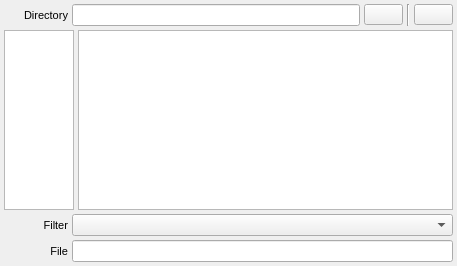
<?xml version="1.0" encoding="UTF-8"?>
<ui version="4.0">
 <class>FileSelectorWidget</class>
 <widget class="QWidget" name="FileSelectorWidget">
  <property name="geometry">
   <rect>
    <x>0</x>
    <y>0</y>
    <width>457</width>
    <height>266</height>
   </rect>
  </property>
  <property name="font">
   <font>
    <pointsize>8</pointsize>
   </font>
  </property>
  <property name="windowTitle">
   <string>Form</string>
  </property>
  <layout class="QVBoxLayout" name="verticalLayout">
   <property name="spacing">
    <number>4</number>
   </property>
   <property name="leftMargin">
    <number>4</number>
   </property>
   <property name="topMargin">
    <number>4</number>
   </property>
   <property name="rightMargin">
    <number>4</number>
   </property>
   <property name="bottomMargin">
    <number>4</number>
   </property>
   <item>
    <layout class="QHBoxLayout" name="horizontalLayout_2">
     <property name="spacing">
      <number>4</number>
     </property>
     <item>
      <widget class="QLabel" name="DirectoryLabel">
       <property name="sizePolicy">
        <sizepolicy hsizetype="Minimum" vsizetype="Preferred">
         <horstretch>0</horstretch>
         <verstretch>0</verstretch>
        </sizepolicy>
       </property>
       <property name="minimumSize">
        <size>
         <width>64</width>
         <height>0</height>
        </size>
       </property>
       <property name="text">
        <string>Directory</string>
       </property>
       <property name="alignment">
        <set>Qt::AlignRight|Qt::AlignTrailing|Qt::AlignVCenter</set>
       </property>
      </widget>
     </item>
     <item>
      <widget class="QLineEdit" name="DirectoryEdit">
       <property name="sizePolicy">
        <sizepolicy hsizetype="Expanding" vsizetype="Fixed">
         <horstretch>0</horstretch>
         <verstretch>0</verstretch>
        </sizepolicy>
       </property>
      </widget>
     </item>
     <item>
      <widget class="QPushButton" name="DirectoryUpButton">
       <property name="text">
        <string/>
       </property>
       <property name="icon">
        <iconset resource="icons.qrc">
         <normaloff>:/arrows/icons/arrow_up.svg</normaloff>:/arrows/icons/arrow_up.svg</iconset>
       </property>
       <property name="iconSize">
        <size>
         <width>16</width>
         <height>16</height>
        </size>
       </property>
      </widget>
     </item>
     <item>
      <widget class="Line" name="line">
       <property name="orientation">
        <enum>Qt::Vertical</enum>
       </property>
      </widget>
     </item>
     <item>
      <widget class="QPushButton" name="DirectoryCreateButton">
       <property name="text">
        <string/>
       </property>
       <property name="icon">
        <iconset resource="icons.qrc">
         <normaloff>:/file/icons/file_newdir.svg</normaloff>:/file/icons/file_newdir.svg</iconset>
       </property>
       <property name="iconSize">
        <size>
         <width>16</width>
         <height>16</height>
        </size>
       </property>
      </widget>
     </item>
    </layout>
   </item>
   <item>
    <layout class="QHBoxLayout" name="horizontalLayout">
     <item>
      <widget class="QTableWidget" name="FavouritesTable">
       <property name="sizePolicy">
        <sizepolicy hsizetype="Minimum" vsizetype="Expanding">
         <horstretch>0</horstretch>
         <verstretch>0</verstretch>
        </sizepolicy>
       </property>
       <property name="sizeAdjustPolicy">
        <enum>QAbstractScrollArea::AdjustToContents</enum>
       </property>
       <property name="selectionMode">
        <enum>QAbstractItemView::SingleSelection</enum>
       </property>
       <attribute name="verticalHeaderVisible">
        <bool>false</bool>
       </attribute>
      </widget>
     </item>
     <item>
      <widget class="QTableView" name="FileView">
       <property name="sizePolicy">
        <sizepolicy hsizetype="Expanding" vsizetype="Expanding">
         <horstretch>0</horstretch>
         <verstretch>0</verstretch>
        </sizepolicy>
       </property>
       <property name="editTriggers">
        <set>QAbstractItemView::NoEditTriggers</set>
       </property>
       <property name="showDropIndicator" stdset="0">
        <bool>false</bool>
       </property>
       <property name="dragDropOverwriteMode">
        <bool>false</bool>
       </property>
       <property name="alternatingRowColors">
        <bool>true</bool>
       </property>
       <property name="selectionBehavior">
        <enum>QAbstractItemView::SelectRows</enum>
       </property>
       <property name="showGrid">
        <bool>false</bool>
       </property>
       <attribute name="horizontalHeaderVisible">
        <bool>true</bool>
       </attribute>
       <attribute name="verticalHeaderVisible">
        <bool>false</bool>
       </attribute>
      </widget>
     </item>
    </layout>
   </item>
   <item>
    <layout class="QHBoxLayout" name="horizontalLayout_3">
     <property name="spacing">
      <number>4</number>
     </property>
     <item>
      <widget class="QLabel" name="FilterLabel">
       <property name="sizePolicy">
        <sizepolicy hsizetype="Minimum" vsizetype="Preferred">
         <horstretch>0</horstretch>
         <verstretch>0</verstretch>
        </sizepolicy>
       </property>
       <property name="minimumSize">
        <size>
         <width>64</width>
         <height>0</height>
        </size>
       </property>
       <property name="text">
        <string>Filter</string>
       </property>
       <property name="alignment">
        <set>Qt::AlignRight|Qt::AlignTrailing|Qt::AlignVCenter</set>
       </property>
      </widget>
     </item>
     <item>
      <widget class="QComboBox" name="FilterCombo">
       <property name="sizePolicy">
        <sizepolicy hsizetype="Expanding" vsizetype="Fixed">
         <horstretch>0</horstretch>
         <verstretch>0</verstretch>
        </sizepolicy>
       </property>
      </widget>
     </item>
    </layout>
   </item>
   <item>
    <layout class="QHBoxLayout" name="horizontalLayout_4">
     <property name="spacing">
      <number>4</number>
     </property>
     <item>
      <widget class="QLabel" name="FilesLabel">
       <property name="sizePolicy">
        <sizepolicy hsizetype="Minimum" vsizetype="Preferred">
         <horstretch>0</horstretch>
         <verstretch>0</verstretch>
        </sizepolicy>
       </property>
       <property name="minimumSize">
        <size>
         <width>64</width>
         <height>0</height>
        </size>
       </property>
       <property name="text">
        <string>File</string>
       </property>
       <property name="alignment">
        <set>Qt::AlignRight|Qt::AlignTrailing|Qt::AlignVCenter</set>
       </property>
      </widget>
     </item>
     <item>
      <widget class="QLineEdit" name="FilesEdit"/>
     </item>
    </layout>
   </item>
  </layout>
 </widget>
 <resources>
  <include location="icons.qrc"/>
 </resources>
 <connections/>
</ui>
